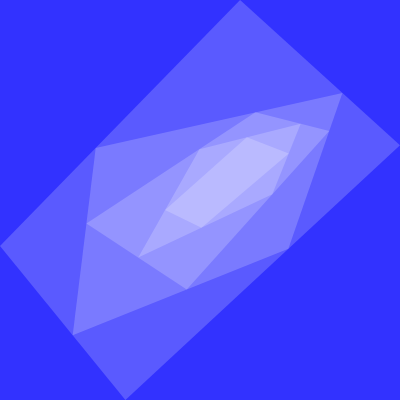
Frame 1 (no input)
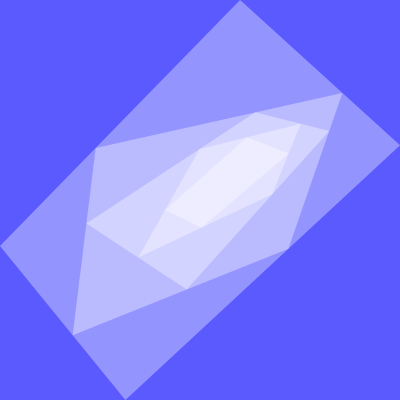
Frame 2 (the mouse pressed at the canvas centre, redrawn once)

The p5.js sketch that drew these frames (run headless with seeded random() and noise() and a simulated clock; the mouse was pressed at the canvas centre and the sketch redrawn once):

// p5.js sketch
// ── sketch.js
var polygons;
var fullW = 400;
var depth = 6;

function setup() {
  createCanvas(400, 400);

  var origin = p(0, 0);
  var initialPol = new Polygon([
    p(origin.x, origin.y),
    p(origin.x + fullW, origin.y),
    p(origin.x + fullW, origin.y + fullW),
    p(origin.x, origin.y + fullW)
  ]);

  // var initialPol = new Polygon([
  //   p(origin.x, origin.y),
  //   p(origin.x + 200, origin.y),
  //   p(origin.x + 300, origin.y + 250),
  //   p(origin.x + 50, origin.y + 300)
  // ])
  polygons = subPolys(initialPol, depth);
  background('blue');
  noLoop();
}



class Point {
  constructor(x, y) {
    this.x = x;
    this.y = y;
  }
}

function p(x, y) {
  return new Point(x, y);
}

class Polygon {
  constructor(vertices) {
    this.vertices = vertices;
  }

  draw() {
    fill(255,255,255,50);
    strokeWeight(0);
    beginShape();
    this.vertices.forEach(v => {
      vertex(v.x, v.y);
    })
    endShape(CLOSE);
  }
}

function splitVerticesEven(p1, p2) {
  return p(
    (p1.x + p2.x) / 2.,
    (p1.y + p2.y) / 2.
  );
}

function distance(p1, p2) {
  return Math.sqrt(Math.pow(p2.x - p1.x, 2) + Math.pow(p2.y - p1.y, 2));
}

function truncatedNormal(mean, stdDev, min, max) {
  var val = min - 1;  // guaranteed to fail
  while (val < min || val > max) {
    val = randomGaussian(mean, stdDev);
  }
  return val;
}

function splitVerticesRandom(p1, p2, randomizer) {
  var lenAlong = distance(p1, p2) * randomizer();
  var theta = Math.atan2(p2.y - p1.y, p2.x - p1.x);  // atan2 handles negatives better
  return p(
    p1.x + Math.cos(theta) * lenAlong,
    p1.y + Math.sin(theta) * lenAlong
  );
}
splitVerticesRandomUniform = (p1, p2) => { return splitVerticesRandom(p1, p2, Math.random) }
splitVerticesRandomNormal = (p1, p2) => {
  return splitVerticesRandom(
    p1,
    p2,
    () => truncatedNormal(.5, .15, 0, 1)
  );
}

function subPoly(poly) {
  var newVertices = [];

  for (var i = 0; i < poly.vertices.length; i++) {
    var p1 = poly.vertices[i];
    var p2 = poly.vertices[(i + 1) % poly.vertices.length];  // wrap
    newVertices.push(splitVerticesRandomNormal(p1, p2));
  }

  return new Polygon(newVertices);
}

function subPolys(poly, levels) {

  if (levels == 0) {
    return [];
  }

  var newPoly = subPoly(poly);

  var subSubs = subPolys(newPoly, levels - 1);
  subSubs.push(poly);
  return subSubs;
}


function draw() {
  // clear();
  // background('blue');
  print('hi')
  polygons.reverse().forEach((p, i) => {
    p.draw();
  })
}
